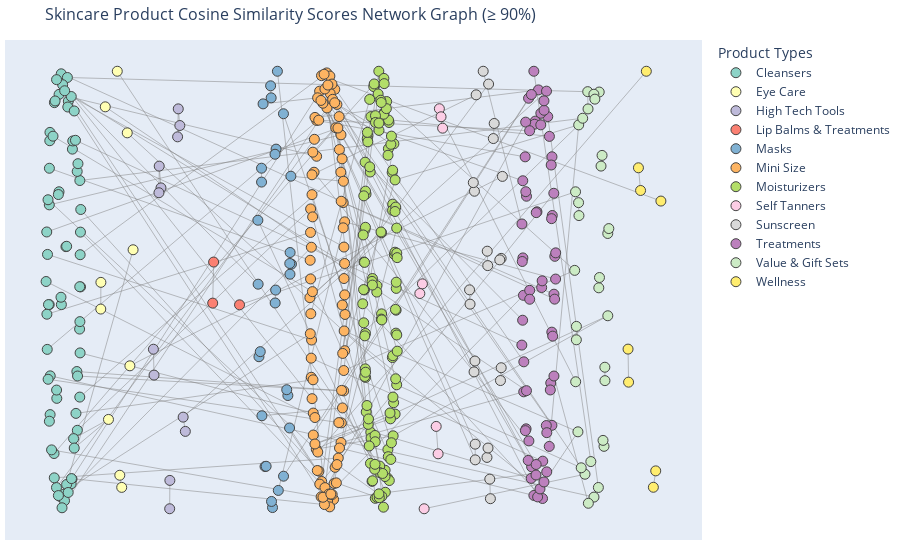

Here is the notebook cell this chart was saved with:
### Code cell
# load csvs
products = pd.read_csv("products.csv")
similarities = pd.read_csv("similarities.csv")

# filter for similarities ≥ 0.9
threshold = 0.9
filtered = similarities[similarities['similarity'] >= threshold]

# build graph
G = nx.Graph()
for _, row in filtered.iterrows():
    pid1, pid2 = row['product_id_1'], row['product_id_2']
    G.add_edge(pid1, pid2, weight=row['similarity'])

# add category info
product_name_map = dict(zip(products['product_id'], products['product_name']))
product_category_map = dict(zip(products['product_id'], products['product_category']))
for node in G.nodes():
    G.nodes[node]['category'] = product_category_map.get(node, 'Unknown')

# assign colors
unique_categories = sorted(set(nx.get_node_attributes(G, 'category').values()))
color_palette = px.colors.qualitative.Set3
category_color_map = {cat: color_palette[i % len(color_palette)] for i, cat in enumerate(unique_categories)}

# group nodes by category
category_traces = []
category_positions = {}
x_offset = 0
for i, category in enumerate(unique_categories):
    nodes_in_cat = [n for n in G.nodes() if G.nodes[n]['category'] == category]
    subgraph = G.subgraph(nodes_in_cat)
    local_pos = nx.spring_layout(subgraph, seed=42)
    for node, (x, y) in local_pos.items():
        category_positions[node] = (x + x_offset, y)
    x_offset += 3  # space between categories

pos = category_positions

for category in unique_categories:
    x_nodes, y_nodes, node_labels = [], [], []
    for node in G.nodes():
        if G.nodes[node]['category'] == category:
            x_nodes.append(pos[node][0])
            y_nodes.append(pos[node][1])
            node_labels.append(product_name_map.get(node, node))

    trace = go.Scatter(
        x=x_nodes,
        y=y_nodes,
        mode='markers',
        name=category,
        marker=dict(color=category_color_map[category], size=10, line_width=1),
        text=node_labels,
        hoverinfo='text'
    )
    category_traces.append(trace)

# edges
x_edges, y_edges = [], []
for edge in G.edges():
    x_edges += [pos[edge[0]][0], pos[edge[1]][0], None]
    y_edges += [pos[edge[0]][1], pos[edge[1]][1], None]

edge_trace = go.Scatter(
    x=x_edges, y=y_edges,
    line=dict(width=0.5, color='gray'),
    hoverinfo='none',
    mode='lines',
    showlegend=False
)

# plot
fig = go.Figure(data=[edge_trace] + category_traces,
                layout=go.Layout(
                    title=dict(
                        text='Skincare Product Cosine Similarity Scores Network Graph (≥ 90%)',
                        font=dict(size=16)
                    ),
                    showlegend=True,
                    legend_title=dict(text='Product Types'),
                    hovermode='closest',
                    margin=dict(b=20, l=5, r=5, t=40),
                    xaxis=dict(showgrid=False, zeroline=False, visible=False),
                    yaxis=dict(showgrid=False, zeroline=False, visible=False)
                )
)

fig.show()

### Figure 1 — Plotly figure (JSON) as saved in the notebook; plotly's stock layout.template omitted (floating-point values rounded to 4 significant figures; data arrays with more than 128 entries replaced by an {"elided": "..."} marker saying what was removed)
{"data": [{"hoverinfo": "none", "line": {"color": "gray", "width": 0.5}, "mode": "lines", "showlegend": false, "type": "scatter", "x": {"elided": "816 float values"}, "y": {"elided": "816 float values"}}, {"hoverinfo": "text", "marker": {"color": "rgb(141,211,199)", "line": {"width": 1}, "size": 10}, "mode": "markers", "name": "Cleansers", "text": ["Take The Day Off Cleansing Balm Makeup Remover", "Clarifying Lotion 2", "Clarifying Lotion 2", "Acne Solutions Cleansing Foam", "Mini Acne Solutions Cleansing Foam", "Clarifying Lotion 3", "Clarifying Lotion 3", "Makeup Melting Balm Cleanser", "Hydrating Cream Cleanser with Hyaluronic Acid", "Daily Microfoliant Exfoliator", "Daily Microfoliant Exfoliator Refill Pack", "Precleanse Cleansing Oil", "Special Cleansing Gel", "Multi-Active Toner", "Alpha Beta AHA/BHA Daily Cleansing Gel", "Mini Alpha Beta AHA/BHA Daily Cleansing Gel", "Beste No. 9 Jelly Cleanser", "E-Rase Milki Micellar Water", "Perfectly Clean Multi-Action Toning Lotion/Refiner", "Deep Sweep 2% BHA Pore Cleaning Toner with Moringa + Papaya", "Mini Deep Sweep 2% BHA Pore Cleaning Toner with Moringa + Papaya", "Total Cleans'r Makeup-Removing Cleanser with Barbados Cherry", "Cocoa Cleans'r Soothing All-Over Cleansing Bar", "Rose & Hyaluronic Acid Deep Hydration Toner", "Sugar Strawberry Exfoliating Face Wash", "Rose Floral Toner", "Watermelon Glow PHA + BHA Pore-Tight Toner", "Blueberry Bounce Gentle Cleanser", "GOOPGLOW Microderm Instant Glow Exfoliator", "Equilibrium Rebalancing Cream Cleanser", "Mini Equilibrium Rebalancing Cream Cleanser", "Ultra Facial Cleanser", "Rare Earth Deep Pore Daily Cleanser", "Calendula Deep Clean Foaming Face Wash", "Mini Calendula Deep Clean Foaming Face Wash", "Greek Yoghurt Foaming Cream Cleanser", "The Cleansing Foam", "Mini The Cleansing Foam", "Tonique Confort Re-Hydrating Comforting Toner with Acacia Honey", "Acne Control Clarifying Cleanser", "AHA/BHA Exfoliating Cleanser", "Glow2OH Dark Spot Toner", "Lemonade Smoothing Scrub", "Truth Juice Daily Cleanser", "GO OFF Makeup Dissolving Mist", "Skin Perfecting 2% BHA Liquid Exfoliant", "Anti-Aging Cleansing Gel", "Ready Steady Glow Daily AHA Tonic", "Mini Ready Steady Glow Daily AHA Tonic", "Skin Resolution Clean Exfoliating Acid Toner", "Mini Skin Resolution Clarifying Acid Toner", "Gentle Cleansing Oil Makeup Remover", "Gentle Cleansing Foam Hydrating Makeup Remover", "SEA Deep Dive Cleansing Gel", "knockout daily exfoliating cleanser", "Clarifying Blemish & Oil Control Cleanser", "Purifying Pore Detox Cleanser", "The Rice Wash Skin-Softening Cleanser", "The Deep Cleanse Gentle Exfoliating Cleanser", "Oat Cleansing Balm", "Mini Oat Cleansing Balm", "Fulvic Acid Brightening Cleanser", "Mini Fulvic Acid Brightening Cleanser", "Squalane Cleanser", "Mini Squalane Cleanser", "Gentle Micellar Antioxidant Cleanser", "The Cult Classic Purifying Face Cleanser", "Mini The Cult Classic Purifying Face Cleanser", "Yo Glow AHA & BHA Facial Enzyme Scrub", "Superfood Antioxidant Cleanser", "Mini Mandelic Acid + Superfood Unity Exfoliant", "Mini Mandelic Acid + Superfood Unity Exfoliant"], "type": "scatter", "x": [-0.9354, 0.4737, 0.4233, -0.8216, -0.864, -0.131, -0.1531, 0.2641, 0.2341, 0.7491, 0.7884, -0.818, -0.2611, 0.9369, -0.7714, -0.8139, -0.5479, 0.9151, 0.1666, -0.3915, -0.4042, 0.933, 0.9191, -0.1938, -0.9634, -0.1396, 0.4306, 0.7761, -0.4097, -0.7807, -0.7904, 0.2108, -0.05776, -0.2647, -0.3026, -0.607, 0.02289, 0.04828, -0.7655, -0.09396, 0.055, -0.5356, -0.8852, 0.6983, -0.8126, 0.6001, -0.9205, 0.4967, 0.5178, 0.9576, 0.9132, -0.8905, 0.2557, 0.4436, 0.9709, -0.9542, -0.3007, -1.0, -0.4057, -0.5265, -0.4884, 0.7678, 0.8119, 0.1284, 0.1684, 0.6696, 0.905, 0.9222, -0.689, 0.9535, 0.563, 0.6001], "y": [-0.2715, -0.8644, -0.8862, -0.0668, -0.06684, -0.06675, -0.03305, 0.8634, 0.8365, -0.3727, -0.3932, 0.3892, 0.8943, 0.1613, -0.5697, -0.5998, -0.7476, -0.4895, -0.8891, -0.4954, -0.4573, -0.2876, 0.5004, -0.9444, 0.2653, 0.9883, 0.8845, -0.6414, -0.9031, 0.7205, 0.6824, 0.9715, 0.9384, 0.4491, 0.4364, 0.7032, -0.9332, -0.9631, -0.3925, -0.9955, 0.9109, -0.8587, -0.4082, -0.564, 0.5566, 0.8185, 0.1626, 0.644, 0.6814, 0.01411, 0.01513, 0.4126, -0.9256, -0.8622, 0.368, -0.1107, -0.9397, 0.03884, 0.9617, 0.8565, 0.8642, 0.542, 0.5775, 0.1982, 0.1998, 0.6843, -0.1786, -0.1446, -0.7309, 0.2646, -0.6794, -0.7225]}, {"hoverinfo": "text", "marker": {"color": "rgb(255,255,179)", "line": {"width": 1}, "size": 10}, "mode": "markers", "name": "Eye Care", "text": ["Hydrating Caffeine Eye Cream", "Revitalizing Supreme+ Youth Power Eye Balm", "Brightening Eye Serum", "Ginzing Vitamin C Eye Cream to Brighten and Depuff", "MINI GINZING VITAMIN C EYE CREAM TO BRIGHTEN AND DEPUFF", "Vital-E Antioxidant Recovery Eye Cream", "barrier+ Triple Lipid + Collagen Brightening Eye Treatment", "Baggage Claim Eye Masks", "Baggage Claim Rose Gold Eye Masks", "Superfood Hydrate + Firm Peptide Eye Cream"], "type": "scatter", "x": [3.048, 3.947, 3.764, 2.109, 2.115, 3.615, 2.365, 3.299, 3.191, 2.547], "y": [1, 0.184, -0.3466, -0.08713, 0.03494, 0.7184, 0.8373, -0.9023, -0.8469, -0.5917]}, {"hoverinfo": "text", "marker": {"color": "rgb(190,186,218)", "line": {"width": 1}, "size": 10}, "mode": "markers", "name": "High Tech Tools", "text": ["BEAR Facial Toning Device", "BEAR mini Facial Toning Device", "GLO Brilliant Teeth Whitening GLO Vials 10 Pack plus Lip Care", "GLO Lit Teeth Whitening Vials 7 Pack + Lip Care", "NuFACE Mini+ Petite Facial Toning Device", "Trinity+ Starter Kit", "NuFACE Trinity+ & Effective Lip and Eye Attachment", "Trinity + Eye and Lip Enhancer Attachment Bundle", "Trinity Facial Toning Device + Wrinkle Reducer Attachment Bundle", "Trinity Facial Toning Device + Wrinkle Reducer Attachment Bundle", "NuBODY Skin Toning Device", "NuBODY - Body Toning Device"], "type": "scatter", "x": [6.919, 6.794, 5.138, 5.102, 5.533, 5.433, 5.417, 6.516, 6.605, 6.478, 6.039, 6.028], "y": [-0.6464, -0.5812, -0.389, -0.2707, 0.4668, 0.5662, 0.4446, 0.828, 0.7519, 0.7002, -0.8704, -1]}, {"hoverinfo": "text", "marker": {"color": "rgb(251,128,114)", "line": {"width": 1}, "size": 10}, "mode": "markers", "name": "Lip Balms & Treatments", "text": ["GENIUS Liquid Collagen Lip Treatment", "Rosebud Salve", "Minted Rose Lip Balm"], "type": "scatter", "x": [10, 8.526, 8.474], "y": [-0.06781, 0.1278, -0.05997]}, {"hoverinfo": "text", "marker": {"color": "rgb(128,177,211)", "line": {"width": 1}, "size": 10}, "mode": "markers", "name": "Masks", "text": ["Goddess Clay Mask", "Mini Goddess Clay Mask 15ml Travel Size", "Cryo Rubber Masks", "Cryo Rubber Mask with Moisturizing Hyaluronic Acid", "Sheet Masks", "Dermask Water Jet Vital Hydra Solution", "Dermask Intra Jet Wrinkless Solution", "Dermask Intra Jet Firming Solution", "H2Overdose Activated Mask", "Glow Addict Activated Mask", "Floral Recovery Overnight Mask with Squalane", "Mini Floral Recovery Overnight Mask with Squalane", "Black Tea Instant Perfecting Mask", "Black Tea Firming Overnight Mask", "Umbrian Clay Pore Purifying Face Mask", "That Limitless Glow Sheet Mask", "Rare Earth Deep Pore Minimizing Cleansing Clay Mask", "Turmeric BHA Pore & Brightening Treatment Mask", "The Lifting and Firming Mask", "Clear Improvement Active Charcoal Mask to Clear Pores", "Drink Up Intensive Overnight Hydrating Mask with Avocado & Swiss Glacier Water", "Instant Masks", "Grapefruit Peeling Mask - Skin Perfection", "Wrinkle Release Facial Sheet Mask", "Wrinkle Release Neck & Chest Sheet Mask", "Overnight Vitalizing Mask", "Overnight Vitalizing Sleeping Mask", "Jet Lag Mask", "Mini Jet Lag Mask", "Superberry Hydrate + Glow Dream Night Mask with Vitamin C"], "type": "scatter", "x": [11.88, 11.82, 11.45, 11.51, 12.05, 12.03, 12.95, 12.86, 12.88, 12.87, 11.77, 11.8, 12.5, 12.15, 11.04, 12.5, 11.06, 11.27, 12.2, 12.92, 11.34, 12.75, 12.68, 11.25, 11.25, 12.08, 12.02, 11.1, 11.18, 12.84], "y": [-0.9946, -0.9667, -0.807, -0.8059, -0.0003342, -0.05928, 0.1182, 0.1212, 0.1714, 0.07212, 0.9334, 0.8784, 0.8057, 1, 0.3189, -0.8512, 0.02657, -0.575, -0.9162, 0.5203, 0.8508, -0.4824, -0.4558, 0.4933, 0.5568, 0.6441, 0.6206, -0.3051, -0.2818, -0.6308]}, {"hoverinfo": "text", "marker": {"color": "rgb(253,180,98)", "line": {"width": 1}, "size": 10}, "mode": "markers", "name": "Mini Size", "text": ["Mini GENIUS Liquid Collagen", "Mini Liquid Gold Exfoliating Treatment with Glycolic Acid", "Mini The Rich Cream with TFC8 Face Moisturizer", "Mini The Cream with TFC8 Face Moisturizer", "Mini Charlotte’s Magic Serum with Vitamin C", "Mini Collagen Superfusion Firming & Plumping Facial Oil", "Mini Take The Day Off Cleansing Balm Makeup Remover", "Mini Moisture Surge 100H Auto-Replenishing Hydrator Moisturizer", "Mini Daily Microfoliant Exfoliator", "Mini Precleanse Cleansing Oil", "Mini Special Cleansing Gel", "Mini Multi-Active Toner", "Mini Glow Drops", "Mini Super Anti-Aging Serum", "Mini Alpha Beta Ultra Gentle Daily Peel Pads for Sensitive Skin", "Mini Cicapair Tiger Grass Color Correcting Treatment SPF 30", "Mini Protini Polypeptide Moisturizer", "Mini Beste No. 9 Jelly Cleanser", "Mini A-Passioni Retinol Cream", "E-Rase Milki Micellar Water Mini", "Mini Advanced Night Repair Synchronized Multi-Recovery Complex", "Mini DayWear Advanced Multi-Protection Anti-Oxidant Creme, Normal/Combination", "Mini Total Cleans'r Makeup Removing Cleanser", "Mini Age Adapting CBD Serum", "Mini Lotus Anti-Aging Night Moisturizer", "Mini Rose & Hyaluronic Acid Deep Hydration Toner", "Mini Sugar Strawberry Exfoliating Face Wash", "Mini Lotus Youth Preserve Moisturizer", "Mini Rose Floral Toner", "Mini Black Tea Instant Perfecting Mask", "Mini Black Tea Firming Overnight Mask", "Mini Vitamin Nectar Glow Juice Antioxidant Face Serum", "Mini Watermelon Glow PHA + BHA Pore-Tight Toner", "Mini Watermelon Pink Juice Oil-Free Moisturizer", "Mini Blueberry Bounce Gentle Cleanser", "Mini GOOPGLOW Microderm Instant Glow Exfoliator", "Mini GOOPGLOW 15% Glycolic Acid Overnight Glow Peel", "Mini GOOPGLOW Morning Skin Superpowder", "Mini Abeille Royale Advanced Youth Watery Oil", "Mini Brightening Dark Spot Vitamin C Serum", "Mini Liquid ExfoliKate Triple Acid Resurfacing Treatment", "Mini Ultra Facial Moisturizing Cream with Squalane", "Midnight Recovery Concentrate Moisturizing Face Oil", "Mini Clearly Corrective Dark Spot Correcting Serum", "Mini Rare Earth Deep Pore Minimizing Cleansing Clay Mask", "Mini Turmeric BHA Pore & Brightening Treatment Mask", "Mini Greek Yoghurt Foaming Cream Cleanser", "Mini Crème de la Mer Moisturizer", "Mini The Concentrate Serum", "Mini The Renewal Oil", "Mini The Moisturizing Cool Gel Cream", "Mini The Lifting and Firming Mask", "Mini Facial Spray with Aloe, Herbs and Rosewater", "Mini Facial Spray with Aloe, Cucumber and Green Tea", "Mini Facial Spray with Aloe, Chamomile and Lavender", "Mini SuperYou Daily Stress Management", "Mini Acne Control Clarifying Cleanser", "Mini Retinol Youth Renewal Serum", "Mini AHA/BHA Exfoliating Cleanser", "Mini Vitamin C Glycolic Brightening Serum", "Mini Glow2OH Dark Spot Toner", "Mini Lemonade Smoothing Scrub", "Mini Truth Juice Daily Cleanser", "Mini GO OFF Makeup Dissolving Mist", "Mini Clear Improvement Active Charcoal Mask to Clear Pore", "Mini Original Skin Matte Moisturizer with Willowherb", "Mini Drink Up Intensive Overnight Hydrating Mask with Avocado & Swiss Glacier Water", "Mini Skin Perfecting 2% BHA Liquid Exfoliant", "Mini Water Drench  Hyaluronic Hydrating Moisturizer SPF 45", "Mini FIRMx Exfoliating Peel Gel", "Mini Anti-Aging Cleansing Gel", "Mini Goodbye Acne  AHA/BHA Acne Clearing Gel Face Body Spot Treatment", "Mini Retinol Reform", "Mini Benefiance Wrinkle Smoothing Cream Enriched", "Mini First Care Activating Serum", "Mini Gentle Cleansing Oil Makeup Remover", "Mini Gentle Cleansing Foam Hydrating Makeup Remover", "Mini Unseen Sunscreen SPF 40 PA+++", "Mini PLAY Everyday Lotion SPF 50 with Sunflower Extract", "Mini Glow Oil SPF 50 PA++++", "Mini Maracuja Oil", "SEA Mini Drink of H2O Hydrating Boost Moisturizer", "Mini SEA Deep Dive Cleansing Gel", "Mini Baba Bomb Moisturizer", "Mini knockout daily exfoliating cleanser", "Moisturizer Mini knockout brightening gel", "Mini Clarifying Blemish & Oil Control Cleanser", "Mini Purifying Pore Detox Cleanser", "Mini The Water Cream", "Mini The Dewy Skin Cream", "Mini Rice Wash Skin-Softening Cleanser", "Mini Deep Cleanse Gentle Exfoliating Cleanser", "Mini Yo Glow AHA & BHA Facial Enzyme Scrub", "Mini Superfood Antioxidant Cleanser", "Mini Superberry Hydrate + Glow Dream Mask", "Mini Adaptogen Deep Moisture Cream with Ashwagandha + Reishi"], "type": "scatter", "x": [14.38, 15.35, 16.0, 14.36, 15.66, 14.05, 15.54, 14, 15.93, 15.77, 14.38, 14.96, 14.08, 15.77, 15.68, 15.42, 15.98, 15.47, 15.15, 15.76, 15.89, 14.08, 14.19, 14.29, 14.12, 15.14, 15.6, 14.67, 15.78, 15.98, 14.93, 15.98, 15.94, 15.01, 14.04, 14.26, 14.55, 14.45, 15.38, 14.24, 15.26, 15.93, 14.64, 15.95, 14.12, 15.85, 14.14, 14.85, 14.56, 14.86, 15.51, 15.89, 15.68, 14.17, 14.97, 14.66, 15.3, 14.19, 15.98, 15.79, 15.61, 15.65, 14.18, 14.02, 15.91, 15.8, 14.44, 15.13, 14.29, 15.08, 14.1, 15.03, 14.5, 15.84, 14.74, 15.43, 14.09, 15.94, 14.63, 14.12, 14.81, 15.87, 14.83, 15.54, 14.51, 14.16, 14.04, 14.02, 15.83, 15.41, 14.29, 15.27, 14.74, 15.19, 14.42, 14.04], "y": [0.7751, -0.9574, -0.1117, -0.7275, 0.7927, -0.1085, 0.8484, -0.03487, -0.4614, 0.7093, 0.6114, 0.9924, -0.3115, -0.6971, -0.7225, 0.9172, -0.2775, 0.7418, 0.899, 0.5385, 0.3995, -0.3989, -0.5626, 0.789, 0.4359, 0.978, 0.7404, -0.8755, 0.4058, -0.02226, -0.9733, 0.3117, 0.1964, -0.9648, 0.3707, 0.6889, 0.909, -0.7408, -0.8844, 0.5384, 0.9414, -0.3681, -0.9456, -0.1872, -0.4967, -0.5391, -0.007434, 0.919, -0.8875, -0.9034, -0.8817, 0.2842, 0.6421, 0.6301, 0.8323, 0.9799, 0.8718, -0.663, 0.121, -0.6074, -0.7684, -0.6062, -0.4106, 0.1359, 0.4972, -0.459, 0.8786, -0.9915, -0.704, -0.9328, -0.2289, 0.9368, 0.7763, -0.0688, 0.8539, -0.8107, 0.1956, 0.05238, 0.8665, 0.5267, 0.9862, -0.29, -0.9808, -0.798, -0.8282, 0.3342, 0.2631, -0.1998, 0.5997, 0.8561, -0.583, -0.9349, -0.9475, -0.9331, -0.8252, 0.05053]}, {"hoverinfo": "text", "marker": {"color": "rgb(179,222,105)", "line": {"width": 1}, "size": 10}, "mode": "markers", "name": "Moisturizers", "text": ["Melt Moisturizer with Bakuchiol and Squalane", "Mini Melt Moisturizer with Bakuchiol and Squalane", "The Rich Cream with TFC8 Face Moisturizer", "The Cream with TFC8 Face Moisturizer", "The True Cream Aqua Bomb", "The True Cream Moisturizing Bomb", "Squalane + Omega Repair Deep Hydration Moisturizer", "Mini Squalane + Omega Repair Deep Hydration Moisturizer", "Squalane + Vitamin C Rose Firming Oil", "Mini Squalane + Vitamin C Rose Firming Oil", "Vitamin Enriched Face Base Priming Moisturizer", "Vitamin Enriched Face Base Jumbo", "Grape Water Moisturizing Face Mist", "Mini Grape Water Moisturizing Face Mist", "Magic Cream Moisturizer with Hyaluronic Acid", "Refillable Jumbo Magic Cream Moisturizer with Hyaluronic Acid", "Refillable Magic Night Moisturizer with Retinol", "Mini Magic Night 15ml Travel Size", "Collagen Superfusion Firming & Plumping Facial Oil", "Super Restorative Anti-Aging Day Moisturizer", "Super Restorative Anti-Aging Night Moisturizer", "Moisture Surge 100H Auto-Replenishing Hydrator Moisturizer", "Even Better Brightening Moisturizer SPF 20", "Clinique iD Custom-Blend Hydrator Collection", "Clinique iD:  Moisturizer + Concentrate for Pores & Uneven Texture", "Retinol Resurfacing Night Moisturizer", "Dreamskin Skin Perfector", "Capture Youth Age-Delay Advanced Crème", "Face Cream", "Mini Face Cream", "Brightening Face Lotion", "Brightening Face Cream", "Cicapair Tiger Grass Color Correcting Treatment SPF 30", "Cicapair Tiger Grass Calming Mist", "Protini Polypeptide Firming Refillable Moisturizer", "Virgin Marula Luxury Face Oil", "Mini Virgin Marula LuxuryFace Oil", "Revitalizing Supreme+ Youth Power Creme Moisturizer", "Mini Revitalizing Supreme+ Youth Power Creme Moisturizer", "DayWear Advanced Multi-Protection Anti-Oxidant Moisturizer, Normal/Combination", "Honey Halo Ultra-Hydrating Ceramide Moisturizer", "Honey Halo Moisturizer Jumbo", "Hydra Vizor Invisible Moisturizer Broad Spectrum SPF 30 Sunscreen with Niacinamide + Kalahari Melon", "Hydra Vizor Invisible Moisturizer Broad Spectrum SPF 30 Sunscreen with Niacinamide Refill", "Mini Hydra Vizor Invisible Moisturizer Broad Spectrum SPF 30 Sunscreen with Niacinamide", "Instant Reset Brightening Overnight Recovery Gel-Cream With Niacinamide + Kalahari Melon Oil", "Mini Instant Reset Brightening Overnight Recovery Gel-Cream With Niacinamide + Kalahari Melon Oil", "Instant Reset Brightening Overnight Recovery Gel-Cream with Niacinamide Refill", "Rose & Hyaluronic Acid Deep Hydration Moisturizer", "Mini Rose & Hyaluronic Acid Deep Hydration Moisturizer", "Lotus Anti-Aging Night Moisturizer", "Lotus Anti- Aging Daily Moisturizer", "Black Tea Corset Cream Firming Moisturizer", "Mini Kombucha Antioxidant Facial Treatment Essence", "Kombucha Antioxidant Facial Treatment Essence", "Watermelon Pink Juice Oil-Free Moisturizer", "Abeille Royale Advanced Youth Watery Oil", "Lapis Blue Tansy Face Oil - For Oily & Acne-Prone Skin", "Mini Lapis Blue Tansy Face Oil - For Oily & Acne-Prone Skin", "Phoenix Rosehip Anti-Aging Face Oil - For Dry Skin", "Mini Phoenix Rosehip Anti-Aging Face Oil - For Dry Skin", "Confidence in a Cream Anti-Aging Hydrating Moisturizer", "Mini Confidence in a Cream Hydrating Moisturizer", "Ultra Facial Moisturizing Cream with Squalane", "Crème de la Mer Moisturizer", "The Treatment Lotion", "Mini The Treatment Lotion", "The Renewal Oil", "The Moisturizing Cool Gel Cream", "Cream Skin Toner & Moisturizer", "Cream Skin Mist", "Water Bank Blue Hyaluronic Cream Moisturizer", "Mini Water Bank Blue Hyaluronic Cream Moisturizer", "Algae + Moringa Universal Hydrating Face Oil", "Mini Algae + Moringa Universal Face Oil", "Mini Evening Primrose + Green Tea Algae Retinol Face Oil", "Evening Primrose + Green Tea Algae Retinol Face Oil", "Facial Spray with Aloe, Herbs and Rosewater", "Facial Spray with Aloe, Cucumber and Green Tea", "Facial Spray with Aloe, Chamomile and Lavender", "Facial Spray with Aloe Adaptogens, and Coconut Water", "Mini Facial Spray with Aloe Adaptogens, and Coconut Water", "Original Skin Matte Moisturizer with Willowherb", "Plantscription SPF 25 Power Anti-Aging Cream", "Plantscription SPF 25 Power Anti-Aging Oil-Free Cream", "Dr. Andrew Weil for Origins Mega-Mushroom Relief & Resilience Hydra Burst Gel Lotion", "Dr. Andrew Weil for Origins Mega-Mushroom Relief & Resilience Soothing Cream", "Water Drench Hyaluronic Acid Moisturizer", "Water Drench Hyaluronic Hydrating Moisturizer SPF 45", "Vital-E Antioxidant Recovery Cream", "Benefiance Wrinkle Smoothing Cream Enriched", "Vital Perfection Uplifting and Firming Cream Day Cream", "Vital Perfection Uplifting and Firming Day Cream SPF 30", "Barrier+ Triple Lipid-Peptide Face Cream", "Mini Barrier+ Triple Lipid-Peptide Face Cream", "TL Advanced  Tightening Neck Cream PLUS for Firming & Brightening", "Mini TL Advanced  Tightening Neck Cream PLUS for Firming & Brightening", "Mini Essential Comfort Firming Cream", "Essential Comfort Firming Cream", "Cloud Dew Gel Cream Moisturizer", "Mini Cloud Dew Oil-Free Gel Cream", "C.E.O. Vitamin C Brightening Rich Hydration Moisturizer", "Mini C.E.O. Vitamin C Brightening Rich Hydration Moisturizer", "C.E.O. Afterglow Brightening Vitamin C Moisturizer", "C.E.O. Afterglow Brightening Vitamin C Moisturizer", "Maracuja Oil", "SEA drink of H2O hydrating boost moisturizer", "Baba Bomb Moisturizer", "knockout brightening gel moisturizer", "The Water Cream Oil-Free Pore Minimizing Moisturizer", "The Dewy Skin Cream Plumping & Hydrating Moisturizer", "Mini The Dewy Skin Cream Plumping & Hydrating Moisturizer", "The Essence Skincare Boosting Treatment", "Mini The Essence  Skincare Boosting Treatment", "Indigo Overnight Repair Serum in Cream Treatment", "Mini Indigo Overnight Repair Serum in Cream Treatment", "The Essence Skincare Boosting Treatment – Lunar New Year Edition", "The Essence Skincare Boosting Treatment – Lunar New Year Edition", "SOS Daily Rescue Facial Spray", "Mini SOS Daily Rescue Facial Spray", "24-7 Moisture Hydrating Day & Night Cream", "Mini 24-7 Moisture Hydrating Day & Night Cream", "Adaptogen Deep Moisturizing Cream with Ashwagandha + Reishi"], "type": "scatter", "x": [17.2, 17.25, 17.06, 18.74, 18.68, 18.71, 18.89, 18.94, 18.81, 18.84, 18.91, 18.87, 18.44, 18.46, 18.5, 18.47, 18.47, 18.44, 17.4, 18.76, 18.73, 18.07, 18.04, 17.46, 17.48, 18.42, 17.0, 17.14, 17.08, 17.11, 17.13, 17.16, 17.72, 17.58, 18.85, 17.3, 17.26, 17.53, 17.56, 18.52, 17.81, 17.81, 17.56, 17.53, 17.56, 18.08, 18.06, 18.09, 17.16, 17.12, 18.64, 17.47, 17.44, 17.67, 17.63, 18.94, 18.78, 18.22, 18.2, 18.27, 18.28, 17.32, 17.33, 17.88, 18.94, 18.94, 18.96, 17.92, 17.82, 17.7, 17.71, 17.43, 17.4, 17.19, 17.16, 17.73, 17.73, 18.18, 17.66, 18.85, 18.91, 18.91, 18.29, 18.21, 18.23, 18.69, 18.72, 18.58, 18.56, 18.88, 17.03, 18.71, 18.7, 17.15, 17.17, 17.97, 17.97, 18.36, 18.35, 18.88, 18.84, 17.3, 17.27, 17.1, 17.05, 17.37, 17.07, 18.09, 18.13, 18.97, 18.61, 18.64, 17.12, 17.17, 18.03, 18.06, 17.93, 17.93, 17.95, 17.93, 17.68, 17.7, 18.6], "y": [-0.5575, -0.5281, -0.1499, -0.6666, 0.5371, 0.5473, -0.1972, -0.2056, 0.1624, 0.1728, -0.09244, -0.08877, -0.7292, -0.762, 0.7658, 0.7768, 0.6458, 0.616, 0.8713, -0.5154, -0.4895, 0.2617, 0.2653, -0.6508, -0.6771, -0.8596, -0.06301, 0.5843, 0.1281, 0.1262, 0.2756, 0.2868, -0.9524, 0.7857, 0.5032, 0.7052, 0.6913, -0.8748, -0.8722, -0.8709, 0.01979, -0.009543, 0.05247, 0.03941, 0.0226, -0.1091, -0.133, -0.1367, -0.1987, -0.2096, -0.6983, 0.7926, -0.7925, 0.9318, 0.9298, 0.2831, 0.6684, 0.8099, 0.8035, -0.8528, -0.824, -0.6143, -0.5894, 0.8962, -0.4334, 0.1684, 0.1479, 1, -0.9478, -0.665, -0.6939, 0.5394, 0.5629, 0.4388, 0.452, 0.7968, 0.7658, -0.9929, 0.942, -0.5673, 0.007336, 0.03567, -0.9247, 0.9673, 0.9434, -0.3089, -0.3004, -0.589, -0.5622, -0.4059, 0.2517, 0.3926, 0.3643, -0.3605, -0.3995, -0.8049, -0.8347, 0.8616, 0.8292, 0.379, 0.3589, 0.6776, 0.7206, -3.41e-05, 0.00186, -0.713, 0.4304, -0.9434, -0.8387, -0.2796, 0.6659, 0.7034, -0.3953, -0.3758, 0.8676, 0.8572, 0.7296, 0.7631, -0.9494, -0.9319, -0.8194, -0.7969, -0.7746]}, {"hoverinfo": "text", "marker": {"color": "rgb(252,205,229)", "line": {"width": 1}, "size": 10}, "mode": "markers", "name": "Self Tanners", "text": ["Self Tanning Bronzing Face Drops", "Self-Tanning Water", "Day Dew Self-Tan Face Mist", "Self-Tanning Water Refill", "THE FACE Illuminating Self-Tan Drops", "Mini THE FACE Illuminating Self-Tan Drops", "Super Glow Hyaluronic Self-Tan Serum", "Super Glow Body Hyaluronic Self-Tan Serum"], "type": "scatter", "x": [20.5, 21.55, 21.36, 21.46, 21.29, 21.18, 20.4, 20.25], "y": [-1, 0.7398, 0.8287, 0.7919, -0.7489, -0.6236, 0.02818, -0.01608]}, {"hoverinfo": "text", "marker": {"color": "rgb(217,217,217)", "line": {"width": 1}, "size": 10}, "mode": "markers", "name": "Sunscreen", "text": ["Pep-Start Daily UV Protector Broad Spectrum SPF 50", "Broad Spectrum SPF 50 Mineral Sunscreen Fluid for Face", "Classic Face Organic Sunscreen Lotion SPF 30", "Classic Face Organic Sunscreen Lotion SPF 50", "Umbra Sheer Physical Daily Defense SPF 30", "Umbra Tinte Physical Daily Defense SPF 30", "Mineral Sunscreen SPF 30", "City Skin Age Defense Broad Spectrum SPF 50 PA++++", "Mini City Skin Age Defense Broad Spectrum SPF 50 PA++++", "RESIST Youth-Extending Daily Hydrating Fluid SPF 50", "CLEAR Ultra-Light Daily Hydrating Fluid SPF 30+", "Mini Solar Power Luminous SPF 30 Serum", "Urban Environment Oil-Free Sunscreen Broad-Spectrum SPF 42", "Mini Urban Environment Oil-Free Sunscreen Broad-Spectrum SPF 42", "Unseen Sunscreen SPF 40 PA+++", "Glowscreen Sunscreen SPF 40 PA+++ with Hyaluronic Acid + Niacinamide", "Mini Glowscreen Sunscreen SPF 40 PA+++ with Hyaluronic Acid + Niacinamide", "PLAY Everyday Sunscreen Lotion SPF 50 PA++++", "Mini PLAY Everyday Sunscreen Lotion SPF 30 PA++++", "Mineral Sheerscreen Sunscreen SPF 30 PA+++", "Mini Mineral Sheerscreen Sunscreen SPF 30 PA+++", "Glow Oil Body Sunscreen SPF 50 PA++++", "Mineral Mattescreen Sunscreen SPF 40 PA+++", "Mini Mineral Mattescreen Sunscreen SPF 40 PA+++"], "type": "scatter", "x": [24.11, 24.09, 24.84, 24.88, 24.88, 24.8, 24.95, 24.48, 24.43, 24.07, 24.13, 23.86, 24.27, 24.23, 24.16, 23.34, 23.39, 23.4, 23.4, 23.11, 23.08, 23.46, 23.36, 23.29], "y": [0.1115, 0.1774, -0.4139, -0.3554, 0.1445, 0.1377, 0.5193, 0.7613, 0.6923, -0.7653, -0.7225, 1, -0.954, -0.8646, 0.9414, -0.3743, -0.3247, -0.7765, -0.7048, -0.06469, 0.0007069, 0.8922, 0.4515, 0.4909]}, {"hoverinfo": "text", "marker": {"color": "rgb(188,128,189)", "line": {"width": 1}, "size": 10}, "mode": "markers", "name": "Treatments", "text": ["GENIUS Liquid Collagen Serum", "Liquid Gold Exfoliating Treatment with Glycolic acid", "Charlotte’s Magic Serum with Vitamin C", "Double Serum Firming & Smoothing Anti-Aging Concentrate", "Double Serum Light Texture Firming & Smoothing Anti-Aging Concentrate", "Even Better Clinical Radical Dark Spot Corrector + Interrupter Serum", "Mini Even Better Clinical Radical Dark Spot Corrector + Interrupter Serum", "Dreamskin Skin Perfector Refill", "Capture Youth Serum Collection", "Capture Youth Glow Booster Age-Delay Illuminating Serum", "Capture Youth Age-Delay Progressive Peeling Crème", "Glow Drops", "Super Anti-Aging Serum", "Radiance Resurfacing Foam", "Radiance Revitalizing Foam", "Alpha Beta Extra Strength Daily Peel Pads", "Alpha Beta Universal Daily Peel Pads", "Alpha Beta Ultra Gentle Daily Peel Pads for Sensitive Skin", "Alpha Beta Daily Essentials - Extra Strength", "Cicapair Tiger Grass Serum", "Focuspot Micro Tip Patches", "Focuspot Blemish Micro Tip Patch", "A-Passioni Retinol Cream", "Protini Powerpeptide Resurfacing Serum with Lactic Acid", "Estee Lauder Advanced Night Repair Synchronized Multi-Recovery Complex Serum", "Advanced Night Repair Synchronized Multi-Recovery Complex Duo", "Faceshot Vitamin Ampoules Refill", "Age Adapting CBD Serum", "Serum Serum Serum", "Vitamin Nectar Glow Juice Antioxidant Face Serum", "Watermelon Glow Niacinamide Dew Drops", "Mini Watermelon Glow Niacinamide Dew Drops", "GOOPGLOW 15% Glycolic Acid Overnight Glow Peel", "Equilibrium Biomimetic Skin Active Serum", "Mini Equilibrium Biomimetic Skin Active Serum", "Brightening Dark Spot Vitamin C Serum", "That Jlo Glow Brightening & Firming Serum with Niacinamide", "Liquid ExfoliKate Triple Acid Resurfacing Treatment", "Midnight Recovery Concentrate Moisturizing Face Oil", "Clearly Corrective Dark Spot Correcting Serum", "The Concentrate Serum", "Acid Potion AHA + BHA Resurfacing Exfoliator", "Mini Acid Potion AHA + BHA Resurfacing Exfoliator", "Retinol Youth Renewal Serum", "Vitamin C Glycolic Brightening Serum", "NUDESKIN Lemon-Aid Detox & Glow Micro-Peel", "Nudestix Lemon-Aid Detox & Glow Micro-Peel", "Salicylic Acid Acne Day Dots", "FIRMx Exfoliating Peel Gel", "Goodbye Acne AHA/BHA Acne Clearing Gel Face Body Spot Treatment", "Solar Power Luminous SPF 30 Brightening Serum", "Targeted Pores Serum with BHA + PHA", "Pores Target Serum", "Targeted Dark Spots Serum with Enzymes", "Targeted Dark Spots Serum", "Targeted Anti-Aging Bakuchiol Serum", "Targeted Wrinkle Serum", "Retinol Reform Treatment Serum", "Barrier+ Triple Lipid + Collagen + Niacinamide Activating Serum", "Anti-Aging First Care Activating Serum", "First Care Activating Serum 25th Anniversary Limited Edition", "Natural Moisturizing Factors + HA", "Mini Natural Moisturizing Factors + HA", "Multi-Peptide + HA Serum", "\"Buffet\" + Copper Peptides 1%", "Firming Vegan Collagen Prep Serum", "Faded Serum for Dark Spots & Discoloration", "Mini Faded Serum for Dark Spots & Discoloration"], "type": "scatter", "x": [26.24, 27.47, 26.11, 27.18, 27.21, 27.93, 27.98, 27.23, 27.76, 27.81, 26.1, 27.24, 26.16, 26.82, 26.78, 27.77, 27.72, 26.74, 26.74, 27.62, 26.32, 26.28, 26.95, 27.61, 27.88, 27.92, 27.53, 27.0, 27.46, 27.97, 27.13, 27.13, 27.76, 26.61, 26.59, 26.45, 26.44, 26.17, 26.27, 27.09, 27.87, 27.7, 27.67, 26.6, 27.31, 26.11, 26.08, 27.88, 26.15, 26.42, 26.06, 26.5, 26.5, 27.78, 27.75, 27.32, 27.31, 26.5, 26.32, 26.86, 26.87, 26.29, 26.26, 27.45, 27.47, 26.05, 26.91, 26.87], "y": [0.6087, -0.8314, 0.4994, 0.01136, 0.04183, 0.154, 0.1698, -0.9531, -0.1927, -0.2109, -0.1382, -0.7824, -0.4655, 0.7719, 0.7577, 0.609, 0.5714, -0.9392, 1.0, 0.7023, 0.4287, 0.4494, -0.9459, -0.715, -0.01922, -0.04177, 0.7927, 0.9147, 0.9091, 0.05007, 0.808, 0.7549, -0.6187, -0.8084, -0.8612, -0.6899, 0.8766, -0.3283, 0.7674, -0.9094, 0.4422, -0.4252, -0.4569, 0.8937, -0.8775, 0.1466, 0.1303, -0.3933, -0.02436, -0.7789, 0.3018, -0.001509, -0.04226, 0.3407, 0.3262, 0.8216, 0.8647, 0.7281, -0.4602, -0.8458, -0.7976, -0.6347, -0.643, -0.6197, -0.6522, -0.2518, 0.3574, 0.3537]}, {"hoverinfo": "text", "marker": {"color": "rgb(204,235,197)", "line": {"width": 1}, "size": 10}, "mode": "markers", "name": "Value & Gift Sets", "text": ["Plump Pout Duo", "The Daily Essential Duo The Cream", "Aqua Bomb Protect & Glow Travel Kit", "Aqua Bomb Everyday Hydration Set", "Alpha Beta Daily Essentials - Universal", "Anytime, Anyface Lactic Acid Serum + Protini Moisturizer Duo", "Baby Pekee Bar + Juju Bar Travel Duo", "Baby Bar Travel Duo with Case", "Faceshot Electric Microneedling Device + Vitamin Ampoules", "Mini Cleansing Bar Duo + Case", "FAB Faves Trio", "Smooth + FAB Travel Size Duo", "Pro Glow Spray Tan Kit", "Own Your Glow Kit", "Ultra Facial Cream Refill Bundle", "Clearly Corrective Dark Spot Solution Duo", "Ultra Facial Cleanser Home & Away Bundle", "Crème de La Mer Duet", "Tonique Confort Hydrating & Toning Duo", "Berries n' Choco Kisses Set", "BTS |  Amorepacific Lip Sleeping Mask Lip & Pop Edition Set", "Spritz. Mist. Glow. Facial Spray Trio", "Mini Mist Collection", "Acne Salicylic Acid Day & Night Duo", "Evercalm Skin Zen Trio", "Evercalm Skin Zen Trio", "Wrinkle Correcting Skincare Set", "Wrinkle Smoothing Starter Set", "100% Mineral SPF Starter Kit", "100% Mineral Sunscreen Starter Kit", "Clarifying Cleanse + Hydrate Duo", "Clarifying Cleanse + Hydrate Duo"], "type": "scatter", "x": [29.11, 30.94, 29.3, 29.28, 29.98, 29.29, 29.16, 29.15, 30.41, 29.51, 29.82, 29.8, 29.64, 29.11, 29.06, 29.24, 30.45, 29.43, 30.16, 30.15, 30.21, 30.77, 30.78, 29.84, 30.94, 31, 30.62, 30.56, 30.43, 30.47, 30.73, 30.67], "y": [0.4489, -0.1178, 0.3402, 0.3993, -0.7843, 0.7547, -0.1664, -0.2277, -0.9027, 0.7852, 0.8277, 0.9067, -0.8422, -0.4194, 0.08972, -0.6483, 0.9049, -0.8128, -0.9467, 0.895, 0.8725, -0.3531, -0.4144, -0.975, 0.2583, 0.2808, 0.6153, 0.5665, 0.00995, 0.0571, -0.7147, -0.6875]}, {"hoverinfo": "text", "marker": {"color": "rgb(255,237,111)", "line": {"width": 1}, "size": 10}, "mode": "markers", "name": "Wellness", "text": ["GOOPGLOW Morning Skin Superpowder", "Flatter Me Digestive Enzyme Supplement", "Mini Flatter Me Digestive Enzyme Supplement", "SuperYou Daily Stress Management", "Silk Pillowcase - Standard/Queen", "Silk Pillowcase - King", "Debloat+ Anti-Bloat Supplement with Digestive Enzymes", "Mini Debloat+ Anti-Bloat Supplement with Digestive Enzymes"], "type": "scatter", "x": [33.13, 32.12, 32.09, 33.96, 32.81, 32.68, 33.53, 33.67], "y": [1, -0.4213, -0.2702, 0.4066, 0.4549, 0.5587, -0.9018, -0.8269]}], "layout": {"hovermode": "closest", "legend": {"title": {"text": "Product Types"}}, "margin": {"b": 20, "l": 5, "r": 5, "t": 40}, "showlegend": true, "title": {"font": {"size": 16}, "text": "Skincare Product Cosine Similarity Scores Network Graph (≥ 90%)"}, "xaxis": {"showgrid": false, "visible": false, "zeroline": false}, "yaxis": {"showgrid": false, "visible": false, "zeroline": false}}}
